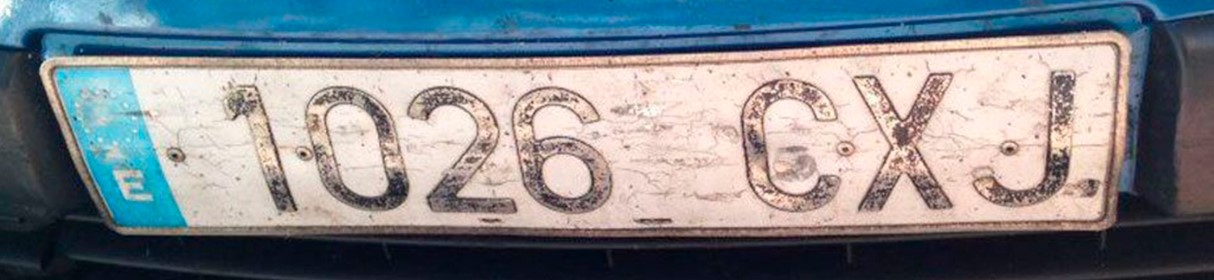
#> input picture Tema 4.4/Ejercicio_1/img/matricula2.jpg, 1214 x 280 px, found by its file name
$ python Ejercicio_2.py
#> lines starting #> are read from the running program, lines starting #| are printed output that depends on the picture; after the words box and inside, x2 and y2 are one past the last pixel; in counts of white or black regions, pixels touching at a corner belong together
import cv2

img = cv2.imread('Tema 4.4/Ejercicio_1/img/matricula2.jpg')
#> img is the input picture: shape (280, 1214, 3); mean B, G, R 139.2, 134.2, 129.5
imgGris = cv2.cvtColor(img, cv2.COLOR_BGR2GRAY)
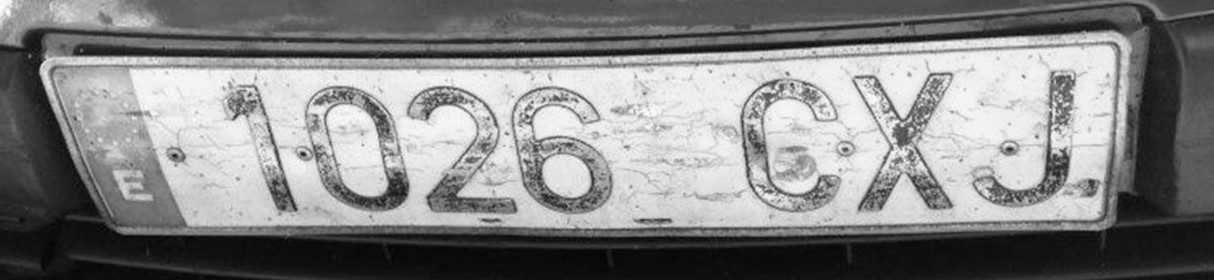
#> imgGris: shape (280, 1214); min 4, max 254, mean 133.4
res = cv2.resize(imgGris, dsize=(54, 140), interpolation=cv2.INTER_CUBIC)
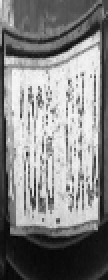
#> res: shape (140, 54) (shown 2 times larger); min 4, max 251, mean 133.6

(thresh, im_bw) = cv2.threshold(imgGris, 128, 255, cv2.THRESH_BINARY+cv2.THRESH_OTSU)
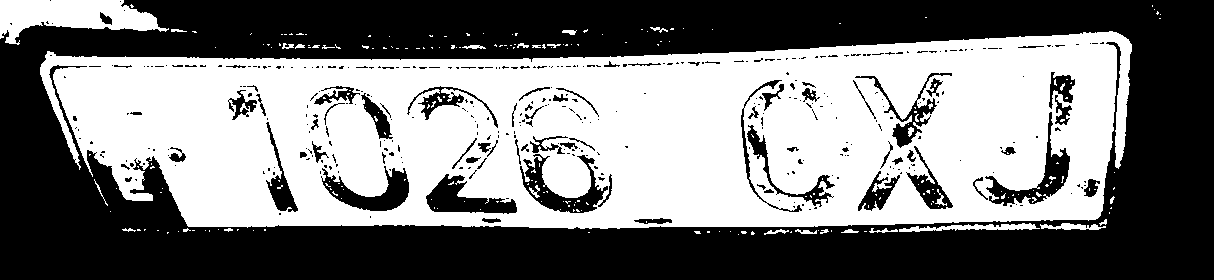
#> im_bw: shape (280, 1214); 48.6% white; 237 white regions (208 under 20 px), largest, box (x1, y1, x2, y2) and area: (40, 31, 1132, 229) 158279, (0, 0, 169, 45) 4210, (899, 223, 1040, 232) 612
#> thresh = 135
thresh = 180
im_bw1 = cv2.threshold(imgGris, thresh, 255, cv2.THRESH_BINARY)[1]
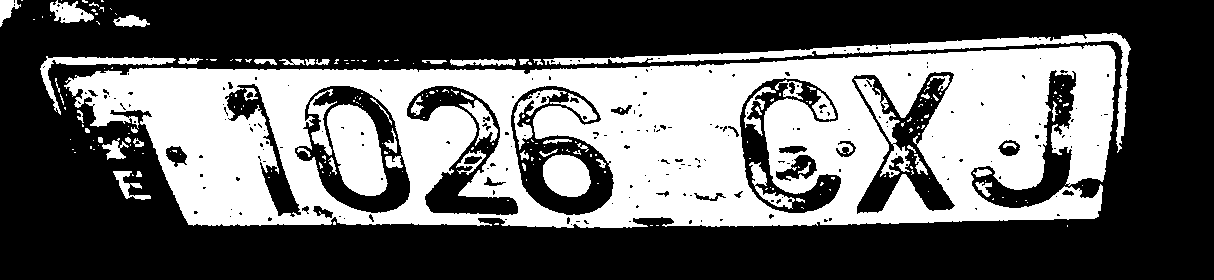
#> im_bw1: shape (280, 1214); 38.9% white; 237 white regions (174 under 20 px), largest, box (x1, y1, x2, y2) and area: (64, 45, 1116, 228) 110141, (543, 33, 1131, 153) 4652, (327, 104, 388, 196) 3832

cv2.imshow("imagenOriginal",img)
cv2.imshow("imagenGris", imgGris)
# cv2.imwrite('imagenAutomatica.jpg', im_bw)
cv2.imshow("imagenAutomatica", im_bw)
cv2.imshow("ImagenThresh", im_bw1)

cv2.waitKey(0)
cv2.destroyAllWindows()

$ run again, with Tema 4.4/Ejercicio_1/img/matricula3.jpg copied over Tema 4.4/Ejercicio_1/img/matricula2.jpg
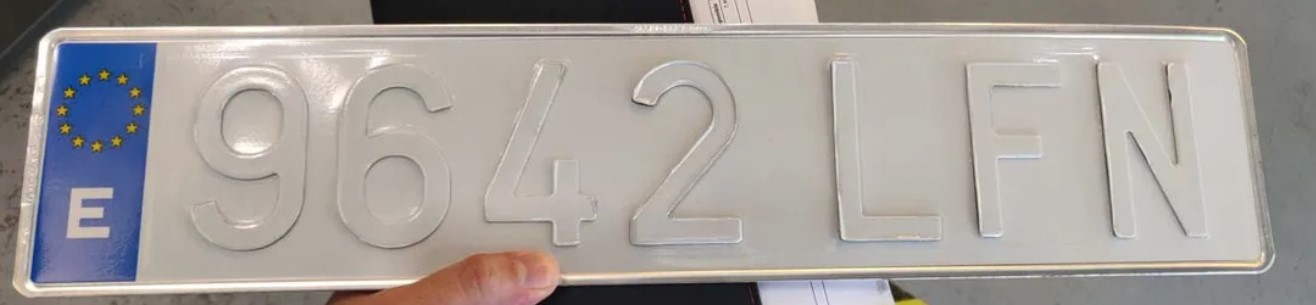
#> input picture Tema 4.4/Ejercicio_1/img/matricula3.jpg, 1316 x 305 px, found by its file name
#> img is the input picture: shape (305, 1316, 3); mean B, G, R 156, 159.8, 165.5
#> `(thresh, im_bw) = cv2.threshold(imgGris, 128, 255, cv2.THRESH_BINARY+c..`:
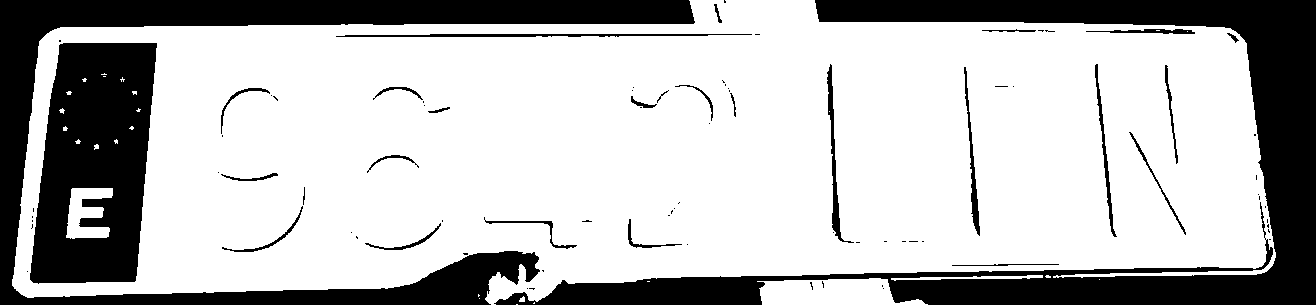
#> im_bw: shape (305, 1316); 72.9% white; 86 black regions (58 under 20 px), largest, box (x1, y1, x2, y2) and area: (494, 0, 1316, 305) 45913, (0, 0, 695, 305) 33809, (30, 43, 157, 284) 22968
#> thresh = 142
#> `im_bw1 = cv2.threshold(imgGris, thresh, 255, cv2.THRESH_BINARY)[1]`:
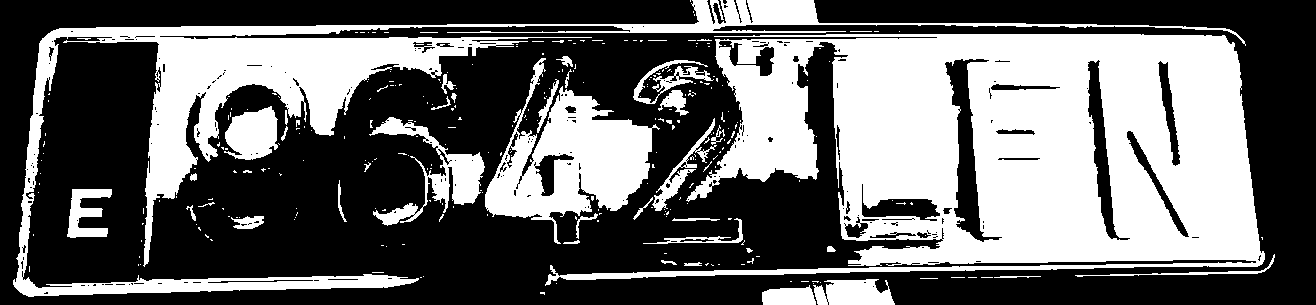
#> im_bw1: shape (305, 1316); 40.9% white; 293 white regions (251 under 20 px), largest, box (x1, y1, x2, y2) and area: (545, 34, 1265, 286) 97587, (13, 0, 1246, 297) 37894, (485, 58, 660, 244) 13363

$ run again, with Tema 4.4/Ejercicio_1/img/matricula.jpg copied over Tema 4.4/Ejercicio_1/img/matricula2.jpg
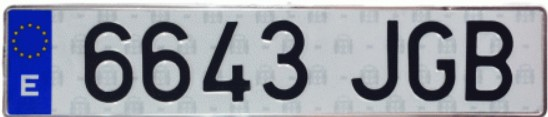
#> input picture Tema 4.4/Ejercicio_1/img/matricula.jpg, 548 x 117 px, found by its file name
#> img is the input picture: shape (117, 548, 3); mean B, G, R 164.1, 150.5, 146.3
#> `(thresh, im_bw) = cv2.threshold(imgGris, 128, 255, cv2.THRESH_BINARY+c..`:
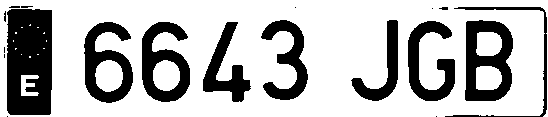
#> im_bw: shape (117, 548); 72.3% white; 19 black regions (8 under 20 px), largest, box (x1, y1, x2, y2) and area: (7, 9, 52, 115) 4420, (465, 20, 513, 101) 2359, (142, 22, 190, 102) 2060
#> thresh = 116
#> `im_bw1 = cv2.threshold(imgGris, thresh, 255, cv2.THRESH_BINARY)[1]`:
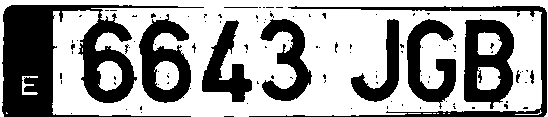
#> im_bw1: shape (117, 548); 62% white; 111 black regions (100 under 20 px), largest, box (x1, y1, x2, y2) and area: (2, 5, 204, 117) 8720, (464, 19, 514, 109) 2818, (139, 14, 191, 103) 2501
